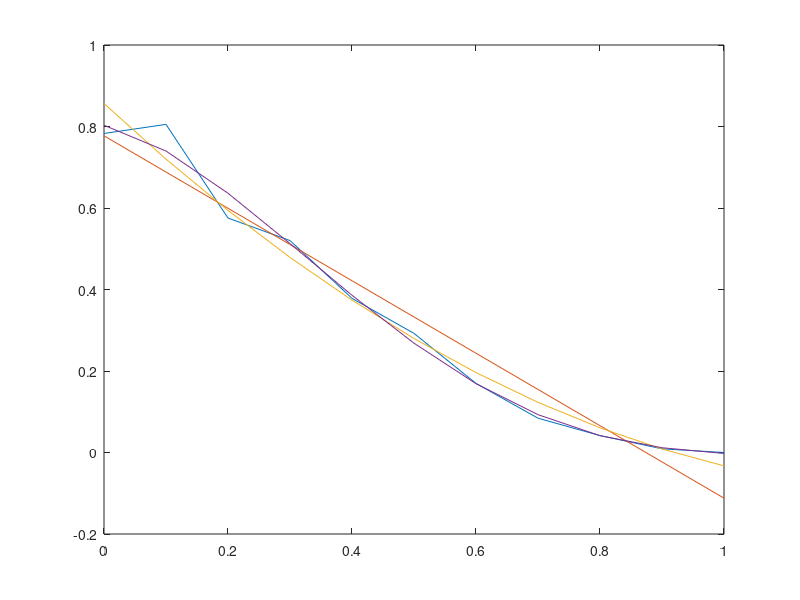

MATLAB code for this plot: (Note: this script raises an error after producing the figure.)
x=[0:.1:1]';
y=[.7829;.8052;.5753;.5201;.3783;.2923;.1695;.0842;.0415;.009;0];
plot(x,y);
hold on;
p1=polyfit(x,y,1);
y1=polyval(p1,x);
p2=polyfit(x,y,2);
y2=polyval(p2,x);
p4=polyfit(x,y,4);
y4=polyval(p4,x);
p8=polyfit(x,y,8);
y8=polyval(p8,x);
plot(x,y1);
plot(x,y2);
plot(x,y4);
polt(x,y8);